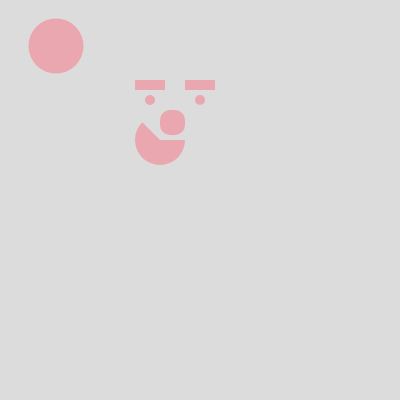
Frame 1 (no input)
Frame 60 (no input): identical to frame 1, image omitted
Frame 120 (the mouse pressed at the canvas centre since frame 60): identical to frame 1, image omitted

The p5.js sketch that drew this single still picture (run headless with seeded random() and noise() and a simulated clock; from frame 60 on, the mouse is pressed at the canvas centre):

// p5.js sketch
// ── sketch.js

function setup() {
  createCanvas(400, 400);
}

function draw() {
  noStroke();
  let a = color(255, 88, 110, 102);
  let b = alpha(a);
  fill(b);
  background(220);
  fill(a);
  rect(135, 80, 30, 10, );
  rect(185, 80, 30, 10 );
  circle(150, 100,10);
  circle(200, 100, 10);
  square(160, 110, 25,10);
  arc(160, 140, 50, 50, 0, PI + QUARTER_PI);
  ellipse(56, 46, 55, 55);
}

// ── Lab1.html
<!DOCTYPE html>
<html lang="en">
  <head>
   
    <link rel="stylesheet" type="text/css" href="style.css">
    <meta charset="utf-8" />
    <script src="libraries/p5.min.js"></script>
    
  </head>
  <body>
    <script src="sketch.js"></script>
  </body>
</html>
